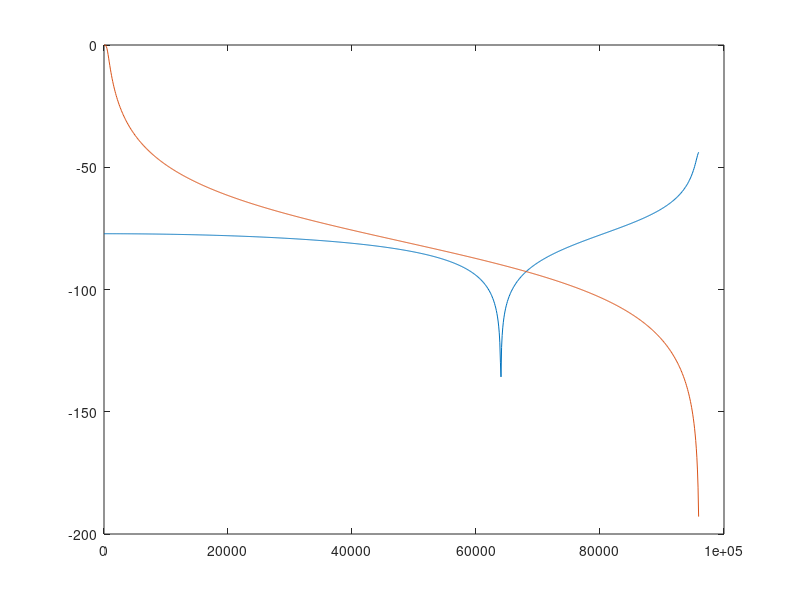

Recreate this plot in MATLAB.
clear all;
clc;
close all;
%user-defined parameters:
fs = 48000; %sampling frequency
f0 = 150;
dBgain = 0;
Q = 0.707; % Q is constant for 2nd order Butterworth

%intermediate parameters
% wo = 2*pi*f0/fs;
% cosW = cos(wo);
% sinW = sin(wo);
% alpha = sinW/(2*Q);
%low pass filter coefficients
% b0 = 10^(dBgain/20)*((1 - cosW)/2);
% b1 = 10^(dBgain/20)*(1 - cosW);
% b2 = 10^(dBgain/20)*((1 - cosW)/2);
% a0 = (1+alpha);
% a1 = -2*cosW;
% a2 = (1-alpha);
%Normalize so that A0 = 1
[b,a] = butter(2,150/(fs/2));
b0 = b(1);
b1 = b(2);
b2 = b(3);
a0 = a(1);
a1 = a(2);
a2 = a(3);
B0 = b0/a0;
B1 = b1/(2*a0);
B2 = b2/a0;
A1 = a1/(-2*a0);
A2 = a2/(-a0);
Mx = max(abs([B0, B1, B2]));
if Mx > 1
B0new = B0/Mx;
B1new = B1/Mx;
B2new = B2/Mx;
else
B0new = B0;
B1new = B1;
B2new = B2;
end
NB =16; % number of bits
Range = 2^(NB-1)-1;
N0 = round(B0new*Range);
N1 = round(B1new*Range);
N2 = round(B2new*Range);
D1 = round(A1*Range);
D2 = round(A2*Range);
D0 = round(Range+1);

Num_original=[b0 b1 b2];
Den_original= [a0 a1 a2];

Num_scaled = [N0 N1 N2];
Den_scaled = [D0 D1 N2];


[H_scaled,w_scaled] = freqz(Num_scaled,Den_scaled,1024);
[H_original,w_original] = freqz(Num_original,Den_original,1024);


plot(w_scaled*fs/(pi/2),mag2db(abs(H_scaled)))
hold on;
plot(w_original*fs/(pi/2),mag2db(abs(H_original)))

